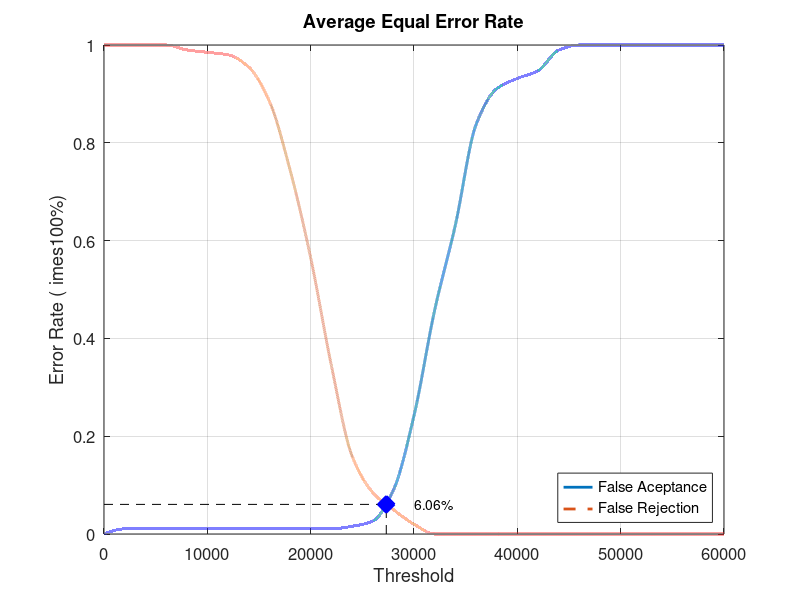
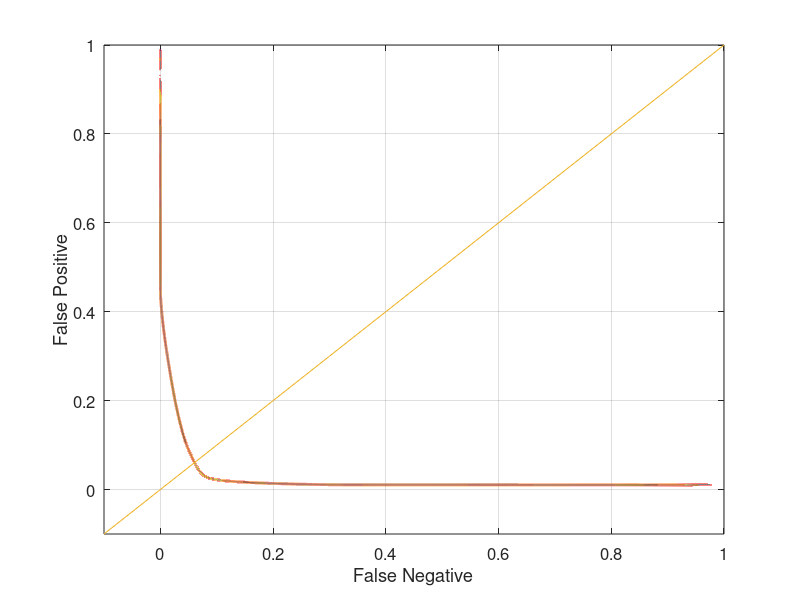

Here is the MATLAB script that generated these plots, in order:
close all;
clear;
clc;
x = 0:2000:60000;
xq = 0:0.5:60000;

y0 = [0 0.0105263 0.0105263 0.0105263 0.0105263 0.0105263 0.0105263 0.0105263 0.0105263 0.0105263 0.0105263 0.0105263 0.0157895 0.0263158 0.0894737 0.242105 0.457895 0.631579 0.836842 0.910526 0.931579 0.947368 0.989474 1 1 1 1 1 1 1 1]
yy0 = interp1(x, y0, xq, 'pchip');
y1 = [1 1 1 1 0.99 0.985 0.98 0.955 0.885 0.745 0.565 0.345 0.16 0.085 0.05 0.02 0 0 0 0 0 0 0 0 0 0 0 0 0 0 0]
yy1 = interp1(x, y1, xq, 'pchip');

% Calculating EER: 
y2 = abs(y0 - y1);
find(y2 == min(y2))
yy2 = abs(yy0 - yy1);
xEER = find(yy2 == min(yy2));
xEERIndex = xq(xEER) % X-axis EER
yEER = yy0(xEER) % Y-axis EER

main = figure
plot(xq, yy0,'-','LineWidth', 2);	hold on
plot(xq, yy1,'--','LineWidth', 2);	hold on
plot([xEERIndex xEERIndex], [0 yEER], 'k--');	hold on
plot([0 xEERIndex], [yEER yEER], 'k--');	hold on
plot(xEERIndex, yEER, 'bx', 'LineWidth', 10);	hold on
text(xEERIndex + 10 * xEERIndex / 100, yEER, [num2str(round((10000 * yEER)) / 100) '%'])
legend('False Aceptance', 'False Rejection', 'Location', 'SouthEast')
xlabel('Threshold')
ylabel('Error Rate (	imes100%)')
title('Average Equal Error Rate')
set(gca, 'FontSize', 12)
axis([0 60000 0 1])
grid on

print(main, 'Database3_1Main', '-dpng');
FNRxFPR = figure('Color', [1 1 1]);
plot(yy1, yy0, '-', yy1, yy0, 'LineWidth', 2);
hold on
y = -0.1:0.1:1
plot(y, y); 
set(gca, 'FontSize', 12)
xlabel('False Negative')
ylabel('False Positive')
axis([-0.1 1 -0.1 1])
set(gca, 'FontSize', 12)
grid on

print(FNRxFPR, 'Database3_1FNRxFPR','-dpng');
